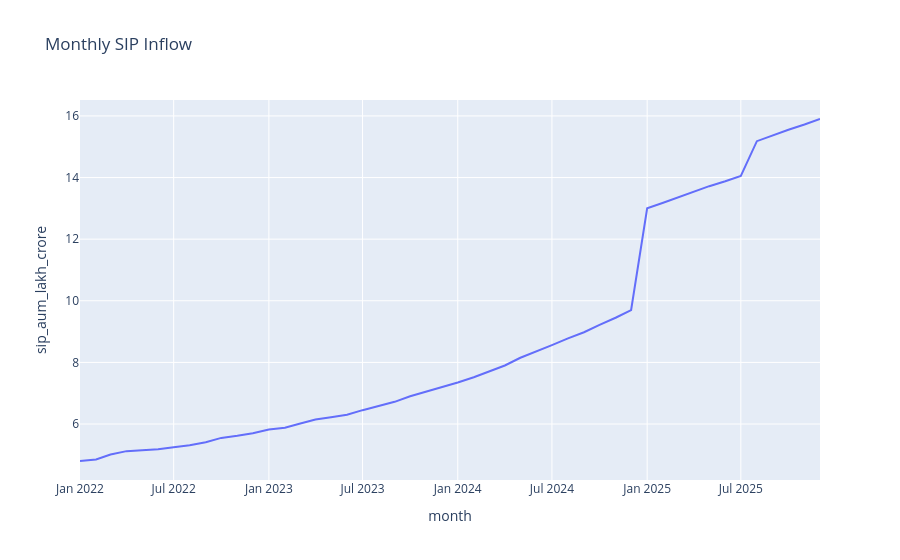

Notebook source saved alongside this figure:
### Code cell
fig = px.line(
    sip,
    x='month',
    y='sip_aum_lakh_crore',
    title='Monthly SIP Inflow'
)

fig.show()
